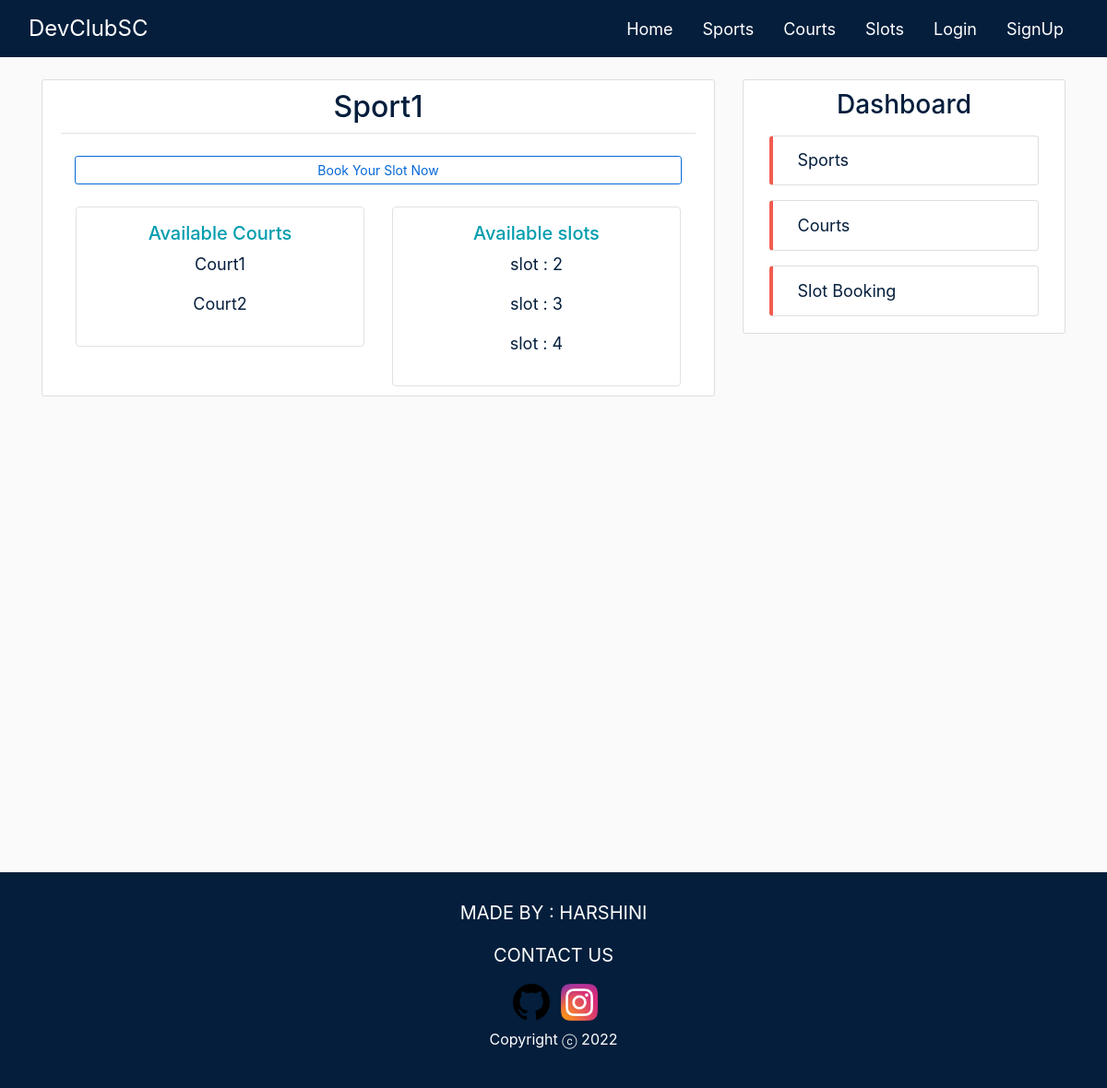
Page /sports/1/ on the committed database.
### sports/models.py (models this page shows, shortened)
class Sport(models.Model):
    name = models.CharField(max_length=100)
    courts = models.ManyToManyField(Court, blank=True)

class Slot(models.Model):
    sport = models.ForeignKey(Sport,on_delete=models.CASCADE,default='')
    court = models.ForeignKey(Court,on_delete=models.CASCADE,default='')
    date = models.DateField()
    start_time = models.TimeField()
    end_time = models.TimeField()

### courts/models.py (models this page shows, shortened)
class Court(models.Model):
    name = models.CharField(max_length=100)
    capacity = models.IntegerField()

### sports/views.py (the view)
# urls.py: path('sports/<int:pk>/', SportDetailView.as_view(), name='sports-detail'),
class SportDetailView(DetailView):
    model = Sport
    context_object_name = 'sport'
    extra_context = {'staffs': Staff.objects.all(), 'slots': Slot.objects.all()}

### sports/templates/sports/sport_detail.html (shortened to what this page needs)
{% extends 'sports/base.html' %}
{% block content %}
    <article class="media content-section">
        <div class="media-body">
            <div class="article-metadata">
                <h2 class="article-title sport-detail-title">{{ sport.name }}</h2>
            </div>
            <div class="col-md-12 my-4 mx-0">
                <a
                  class="btn btn-outline btn-block btn-sm mt-1 mb-1"
                  href="{% url 'sport-slots' sport.name %}"
                  >Book Your Slot Now</a
                >
            </div>
            <div class="row">
                <div class="col-md-6">
                    <div class=' border rounded ml-3 py-3'>
                        <h5 class="centre-text side-header mb-2">Available Courts</h5>
                        {% for court in sport.courts.all %}
                            <p class='centre-text'><a class="small-text small-a" href="{% url 'courts-detail' court.id %}">{{ court.name }}</a></p>
                        {% endfor %}
                    </div>
                </div>
                <div class="col-md-6">
                    <div class=' border rounded mr-3 py-3'>
                        <h5 class="centre-text side-header mb-2">Available slots</h5>
                        {% for slot in slots %}
                            {% if slot.sport == sport %}
                                <p class='centre-text'><a class="small-text small-a" href="{% url 'slots-detail' slot.id %}">slot : {{ slot.id }}</a></p>
                            {% endif %}
                        {% endfor %}
                    </div>
                </div>
            </div>
        </div>
    </article>
{% endblock content %}

### sports/static/sports/main.css (style rules this page uses)
body { background: #fafafa; color: #444444; padding-top: 62px; }
h1, h2, h3, h4, h5, h6 { color: #444444; }
.content-section { background: #ffffff; padding: 10px 20px; border: 1px solid #dddddd; border-radius: 3px; margin-bottom: 20px; }
.article-title { color: #041e3c; }
.article-metadata { padding-bottom: 1px; margin-bottom: 4px; border-bottom: 1px solid #e3e3e3; text-align: center; }
.btn { color:#0468d7 !important; border-color: #0468d7; }
.centre-text { text-align: center; }
.sport-detail-title { color: #041e3c; }
.side-header { color: #009DAE; }
.small-text { font-size: 18px; color: #041e3c; }

### rows in the picture
Sport: name "Sport1"
Court: name "Court1"
Court: name "Court2"
Slot: id "2"
Slot: id "3"
Slot: id "4"
